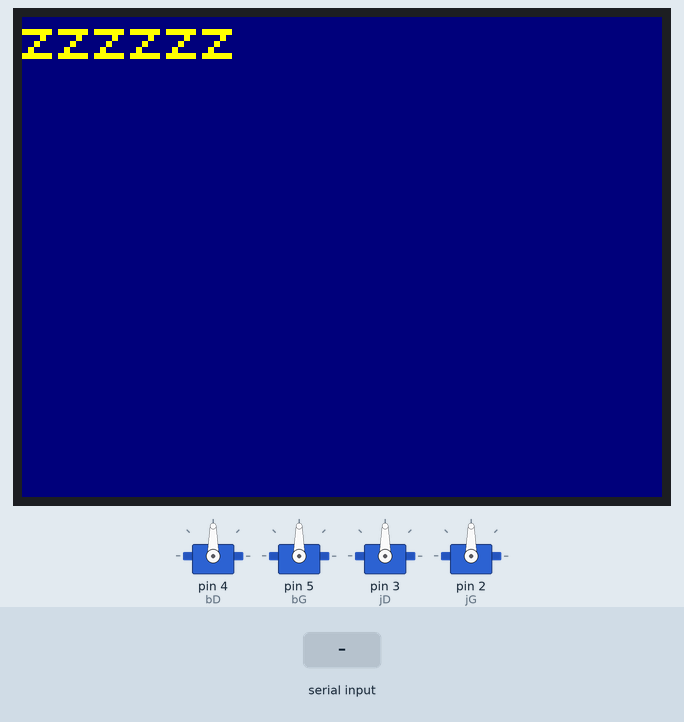
Recording of a sketch running on a simulated Arduino Uno, built with avr-gcc and run on an emulated ATmega328P. Parts: 4 × servo, 320×240 colour display. Inputs (shaded band) come from the test bench. Random numbers use the default seed unless the sketch sets one; what the sketch prints to the serial monitor is not drawn.

Above: at 2.4 s.
2.5 s: "A" received over Serial
At 2.65 s:
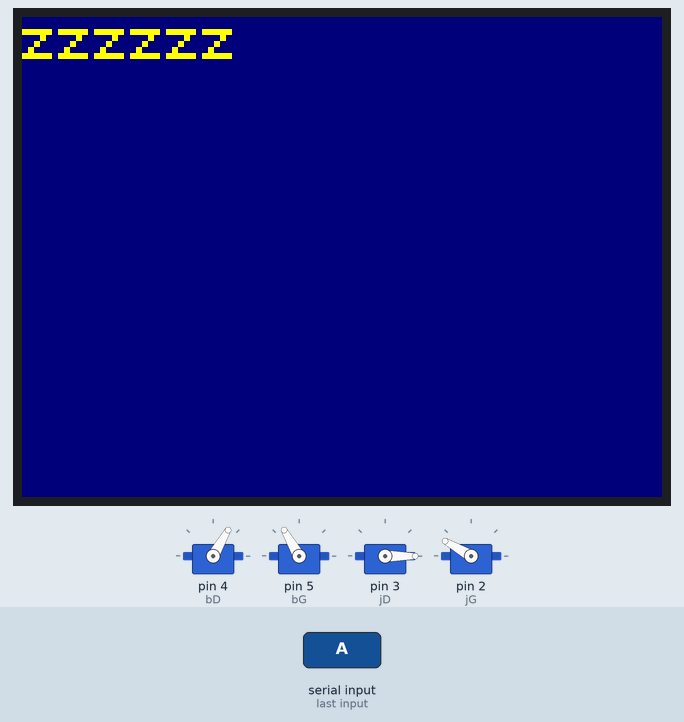
At 3.25 s:
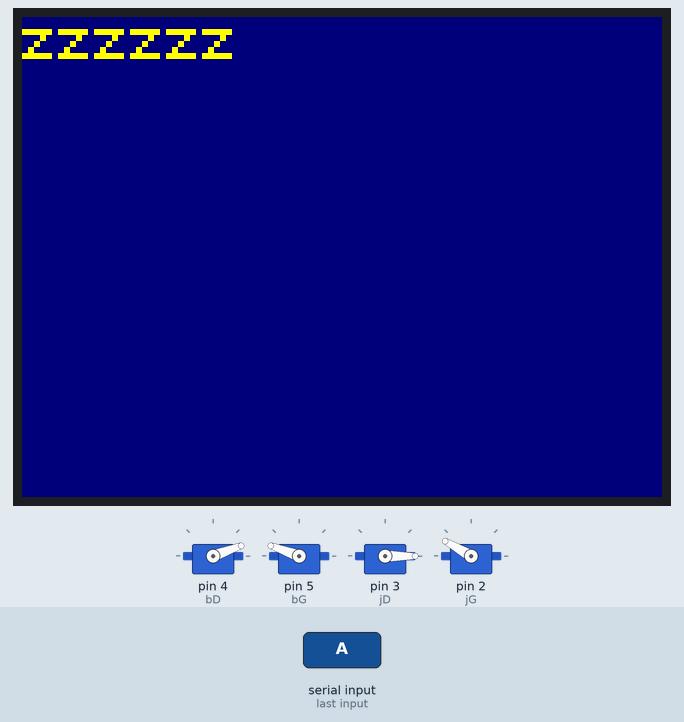
7.9 s: "B" received over Serial
16.3 s: "C" received over Serial
At 26.9 s:
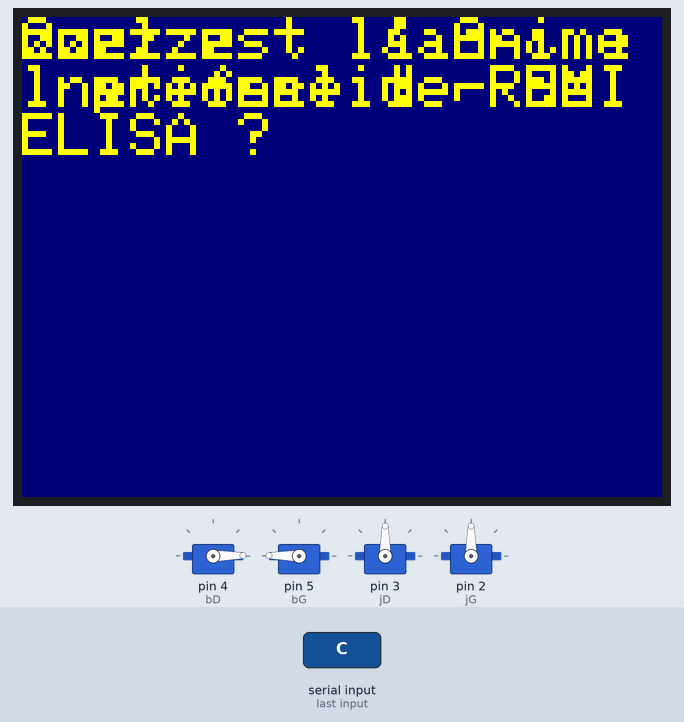
Timing chart, 0 to 27.2 s (numbered marks = the images above; inputs shaded):
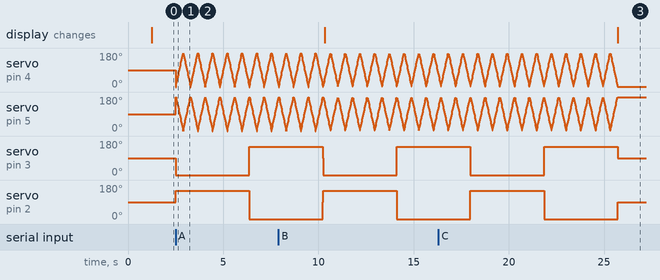

The sketch:

test_code_principal.ino
```cpp
#include <Servo.h>
#include <SPI.h>
#include <SD.h>
#define sdCardPinChipSelect 10
#include "SPI.h"
#include "Adafruit_GFX.h"
#include "Adafruit_ILI9341.h"

// For the Adafruit shield, these are the default.
#define TFT_CLK 13
#define TFT_MISO 12
#define TFT_MOSI 11
#define TFT_DC 8
#define TFT_CS 10
#define TFT_RST 9
// Use hardware SPI (on Uno, #13, #12, #11) and the above for CS/DC

// If using the breakout, change pins as desired
Adafruit_ILI9341 tft = Adafruit_ILI9341(TFT_CS, TFT_DC, TFT_MOSI, TFT_CLK, TFT_RST, TFT_MISO);
Servo bD;
Servo bG;
Servo jD;
Servo jG;

//liste avec toute les questions
String question[16][6]={{"U=RI","R=I/U","A=21","B=10","1","Quelle formule doit on se faire tatouer"},
                        {"le lion","le rat","le chien","le chat","3","Quel est l'annimal prefere de REMI"},
                        {"3h","1h","2h","4h","1","a quelle heure FRANCOIS se couche en periode scolaire"},
                        {"Memoria","Scorpions","Telephone","Genesis","2","quel est le groupe de musique preferé de LENA ?"},
                        {"10h","8h","5h","12h","2","combien de temps passe ATHENA à reviser le samedi en moyenne"}, //5
                        {"Harry Potter 6","Sunshine","Prometheus","Brice de Nice 3","4","lequel de ces films JULIEN prefere ?"},
                        {"URSS","IRLANDAIS","FRANCAIS","ANGLAIS","2","quel est l'hymne national préféré de ROMAIN ?"},
                        {"Ce bon vieux Staline","Mao Zedong","Kim Jong-Un","Poutine","2","zzzzzz"},
                        {"Thermo","EVN","Elec","Electromag","1","zzzzzz"},
                        {"Koralie","Axel","Julien","Ce bon vieux Staline","4","zzzzzz"}, //10
                        {"Italienne","Canadienne","Coreenne","Etasunienne","2","Quel est la 2ème nationalité de ELISA ?"},
                        {"Demon Hunter","Megadeth","Iron Maiden","Three Days Grace","4","zzzzzz"},
                        {"1","2","3","4","2","zzzzzz"},
                        {"Laos", "Etat-Unis","Chine","France","2","zzzzzz"},
                        {"FullMetalAlchimist", "L'attaque des titans", "One piece"," Naruto", "1","zzzzzz"}, //15
                        {"cote dazure","var","aude", "gart","4","zzzzzz"},};   //il manque 7 personnes

int nbDeReponseJuste=0;
String reponse="f";
bool again=true;
int QuestionSelectionee;
bool questionPosee[16];

char BlueT;

void setup() {


  bD.attach(4); //bras droit
  bG.attach(5); //bras gauche
  jD.attach(3); //jambe droite    0 pour avancer
  jG.attach(2);  //jambe gauche   150 pour avancer*/
  Serial.begin(9600);
  Serial.print("*1"+String("bla")+"*");
  Serial.print("*2"+String("bla")+"*");
  Serial.print("*3"+String("bla")+"*");
  Serial.print("*4"+String("")+"*");
  tft.begin();
  tft.setRotation(1);

  tft.fillScreen(ILI9341_NAVY);
  tft.setTextWrap(true);
  tft.setTextColor(ILI9341_YELLOW); tft.setTextSize(3);

  delay (1000);
}

void loop() {
  for (int k=0;k<15;k++){
    questionPosee[k]=false;}
  Serial.print("*G"+String(0)+"*");
  for (int numeroQuestion=0;numeroQuestion<=10;numeroQuestion+=1){
     //choisir une question
     bool trouver = false;
     while (trouver==false){
      QuestionSelectionee=random(16);
      if ((questionPosee[QuestionSelectionee])==false){
        questionPosee[QuestionSelectionee]=true;
        trouver=true;
        }
     }
     Serial.println(QuestionSelectionee);


    //afficher les proposition de réponse sur l'écran
    Serial.print("*1"+String(question[QuestionSelectionee][0])+"*");
    Serial.print("*2"+String(question[QuestionSelectionee][1])+"*");
    Serial.print("*3"+String(question[QuestionSelectionee][2])+"*");
    Serial.print("*4"+String(question[QuestionSelectionee][3])+"*");


    while (again==true){
      tft.setCursor(0, 0);
      tft.print( question[QuestionSelectionee][5]);
      if (Serial.available()){
        Serial.println("test");
        BlueT=Serial.read();
        if(BlueT=='A'){ //Button Pressed
          again=false;
          if (question[QuestionSelectionee][1]=="1"){
            reponse="j";
          }
        }
        if(BlueT=='B'){ //Button Pressed
          again=false;
          if (question[QuestionSelectionee][1]=="2"){
            reponse="j";
          }
        }
        if(BlueT=='C'){ //Button Pressed
          again=false;
          if (question[QuestionSelectionee][1]=="3"){
            reponse="j";
          }
        }
        if(BlueT=='D'){ //Button Pressed
          again=false;
          if (question[QuestionSelectionee][1]=="4"){
            reponse="j";
        }
      }
     }
    }
   again=true;
   //faire les réactions en fonction de si la réponse est juste ou non
   if (reponse=="j"){
      nbDeReponseJuste+=1;
      bonneReponse();//réaction réponse juste
      reponse="f";
    }
   else{
    mauvaiseReponse(); //réaction réponse fausse
    }

   Serial.print("*G"+String(numeroQuestion+1)+"*");
  }
}
 /* //réaction finale en fonction des réponses juste
  if (nbDeReponseJuste==10){
   * réaction 100%}
   *else if(nbDeReponseJuste<=2){
   *réaction tu es nul}
   *else if(3<=nbDeReponse<=5){
   *}
   *else if (6<=nbDeReponse<=7){
   *}
   *else{
   *}
*/


void maxBras(int nb, int vitesse){ //vitesse en ms
    Serial.println("oui");
    while (nb>=0){
      for (int i=0;i<180;i++){
        bD.write(i);
        bG.write(180-i);
        delay (vitesse);
      }
      for (int i=180;i>0;i--){
        bD.write(i);
        bG.write(180-i);
        delay (vitesse);
      }
      nb--;
    }
  }


void mauvaiseReponse(){
  jD.write(0);
  jG.write(150);
  maxBras(4,2.5);
  jD.write(150);
  jG.write(0);
  maxBras(4,2.5);
  jD.write(90);
  jG.write(90);
  //image écran, on peut le faire plus longtemps si besoin
}

void bonneReponse(){
  jD.write(0);
  jG.write(0);
  maxBras(4,15);
}
```

Measured:
- after the input at 16.3 s, the display: changes after 9.4 s (image 3)
